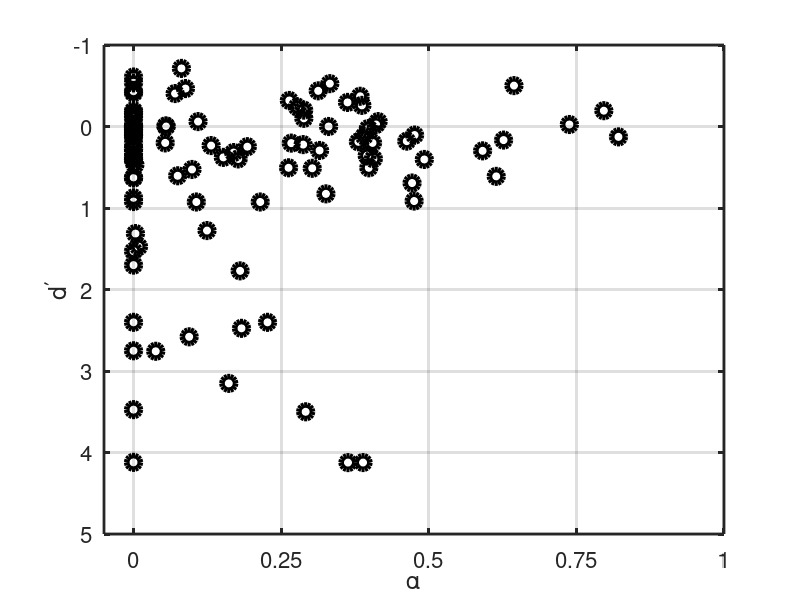
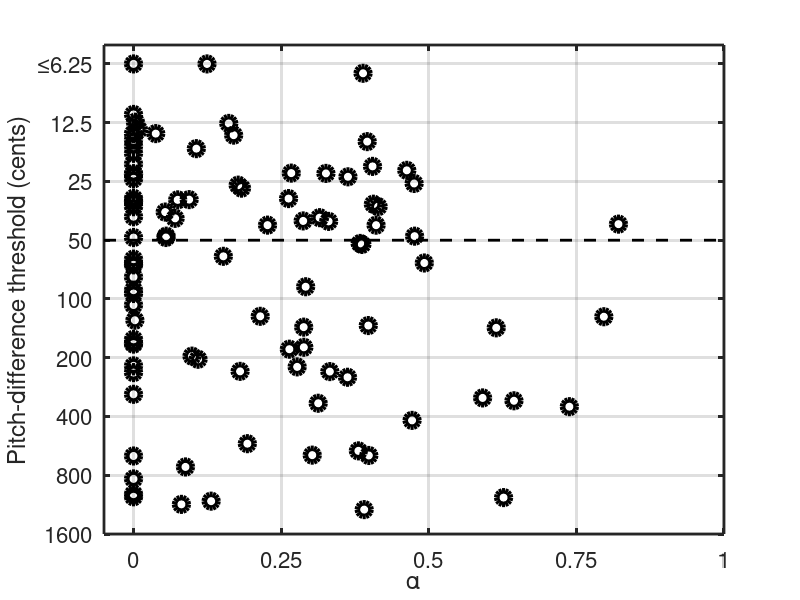

Write the MATLAB code that produced these figures, in order.
function [params,startAlpha] = pickStartingPoint

load MaxLhood_alpha25

NLL25 = NLL;
params25 = params;

load MaxLhood_alpha75

NLL75 = NLL;
params75 = params;

clear NLL params

nSubj = length(NLL75);

params = NaN(nSubj,4);
startAlpha = NaN(nSubj,1);

for s=1:nSubj
    if NLL25(s) < NLL75(s)
        params(s,:) = params25(s,:);
        startAlpha(s) = 25;
    else
        params(s,:) = params75(s,:);
        startAlpha(s) = 75;
    end
end

load dprimes
load threshold

%%%%

figure;
h1 = axes;
scatter(params(:,1),dprime,100,'k','linewidth',4);
hold on
% plot([-1,5],[0.5,0.5],'k--','linewidth',2);
ylim([-1 5])
xlim([-0.05 1])
set(h1, 'Ydir', 'reverse');
ylabel('d^\prime')
xlabel('\alpha')
set(gca,'fontsize',16,'linewidth',2)
% set(h,'rotation',0,'Position',[-1.75 0.5 -1.0000])
axis on
box on
grid on
xticks(0:0.25:1)

%%%%

% figure;
% h1 = axes;
% scatter(dprime,params(:,1),100,'k','linewidth',4);
% hold on
% plot([-1,5],[0.5,0.5],'k--','linewidth',2);
% xlim([-1 5])
% ylim([-0.05 1])
% set(h1, 'Ydir', 'reverse');
% xlabel('d^\prime')
% h = ylabel('\alpha')
% set(gca,'fontsize',16,'linewidth',2)
% set(h,'rotation',0,'Position',[-1.75 0.5 -1.0000])
% axis on
% box on

%%%%

thresholdsPC = threshold(:,1);
thresholdsPC(thresholdsPC<6.25) = 6.25;

figure

log2Thresholds = log2(thresholdsPC);
hold on
plot([-0.05 1],-log2(50)*[1 1],'k--','linewidth',2)
scatter(params(:,1),-log2Thresholds,100,'k','linewidth',4)
yTicks = -log2([1600 800 400 200 100 50 25 12.5 6.25]);
yTickVals = 2.^(-yTicks);
xTicks = -.5:.5:5;
set(gca,'xtick',xTicks,'ytick',yTicks,'yticklabel',yTickVals,'fontsize',16,'linewidth',2)
ylim([-log2(1600) -log2(12.5/2.5)])
xlim([-0.05 1])
axis on
box on
grid on
xlabel('\alpha')
ylabel('Pitch-difference threshold (cents)')
xticks(0:0.25:1)

% edit y-axis label to show <=6.25
labels = strsplit(num2str(yTickVals));
labels{9}='\leq6.25';
yticklabels(labels);


end